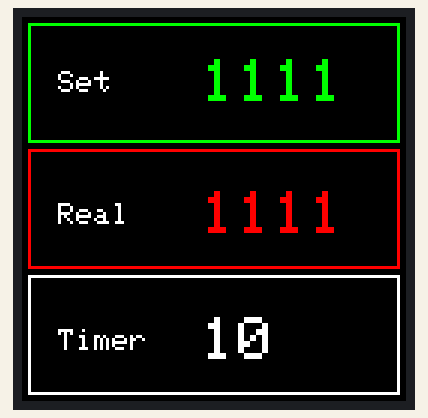
The sketch below on a simulated Arduino Uno, built with avr-gcc and run on an emulated ATmega328P. On the bench: 128×128 colour display. What the sketch prints to the serial monitor is not drawn.

Above: at 0.7 s.

The sketch:

ESPresso_Controller.ino
```cpp
#include <Adafruit_GFX.h>    // Core graphics library
#include <Adafruit_ST7735.h> // Hardware-specific library for ST7735
#include <SPI.h>
#include "definitions.h"

//Initialize tft library, pins defined in definitions.h
Adafruit_ST7735 tft = Adafruit_ST7735(TFT_CS, TFT_DC, TFT_RST);

void setup(void) {
  Serial.begin(9600);
  Serial.print(F("Hello! ST77xx TFT Test"));

  tft.initR(INITR_144GREENTAB); // Init ST7735R chip, green tab


  Serial.println(F("Initialized"));

  uint16_t time = millis();
  tft.fillScreen(ST77XX_BLACK);
  time = millis() - time;

  Serial.println(time, DEC);
  delay(500);

  //rotate screen
  tft.setRotation(1);

  tft.fillScreen(BLACK);


  //Eventually will be saved to eeprom
  uint16_t setTemp = 1111;
  uint16_t realTemp = 1000;
  uint16_t timer = 10;

  //Set temp
          //Draw border, label, and value
            tft.drawRect(2, 2, tft.width()-4, (tft.height()/3)-2, GREEN);
            drawLabel(18, "Set");
            drawValue(Y_SETTEMP_VALUE, GREEN, setTemp);


  //Real temp
        //Draw border, label, and value
          tft.drawRect(2 , 2+tft.height()/3, tft.width()-4, (tft.height()/3)-2, RED);
          drawLabel(62, "Real");
          drawValue(Y_REALTEMP_VALUE, RED, setTemp);


  //Timer
        //Draw border, label, and value
          tft.drawRect(2, 2+2*(tft.height()/3), tft.width()-4, (tft.height()/3)-2, WHITE);
          drawLabel(104, "Timer");
          drawValue(100, WHITE, timer);

  Serial.println("done setup");
}


void loop() {
}

void drawLabel(byte y, String text){
  tft.setCursor(X_LABEL, y);
  tft.setTextColor(WHITE);
  tft.setTextSize(1);
  tft.println(text);
}

void drawValue(byte y, uint16_t color, uint16_t value) {
  tft.setCursor(X_VALUE, y);
  tft.setTextColor(color);
  tft.setTextSize(2);
  tft.println(String(value));
}

///////////////todo //////////////
//4. Connect rotary encoder
//5. Figure out eeprom shit
//6. Create FSM for pushbutton logic
//7. Connect pusbutton
//8. Create screen updating logic
//9. Figure out wheatstone bridge
```

definitions.h
```cpp
//Pin definitions
#define TFT_CS        15
#define TFT_RST        5 // Or set to -1 and connect to Arduino RESET pin
#define TFT_DC         4
#define TFT_MOSI 13  // Data out
#define TFT_SCLK 14  // Clock out

// Color definitions
#define BLACK    0x0000
#define RED      0xF800
#define GREEN    0x07E0
#define WHITE    0xFFFF

//Draw Locations
#define X_LABEL 12
#define X_VALUE 60

#define Y_SETTEMP_VALUE 14
#define Y_REALTEMP_VALUE 58
#define Y_TIMER 100
```
